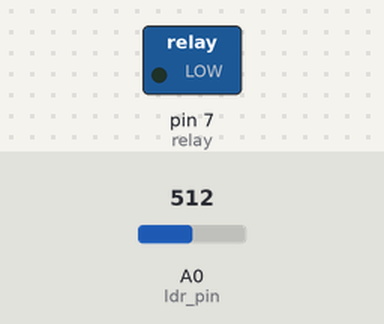
The sketch below on a simulated Arduino Uno, built with avr-gcc and run on an emulated ATmega328P. On the bench: switched loads named in the sketch (green lamp = pin HIGH). The test bench sets the inputs (shaded band); at power-on: A0 (ldr_pin) = 512.

Above: at 2.6 s.
2.7 s: A0 (ldr_pin) set to 409
5.2 s: A0 (ldr_pin) set to 389
At 6.3 s:
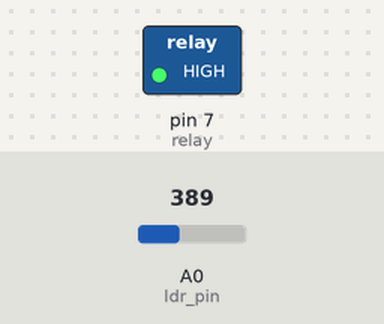
7.7 s: A0 (ldr_pin) set to 511
At 10.3 s:
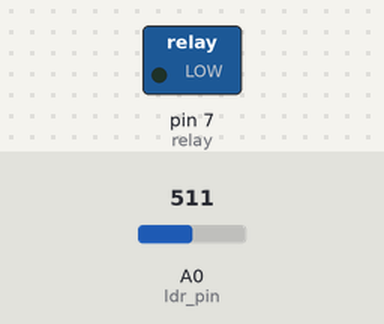
10.7 s: A0 (ldr_pin) set to 306
At 12.3 s:
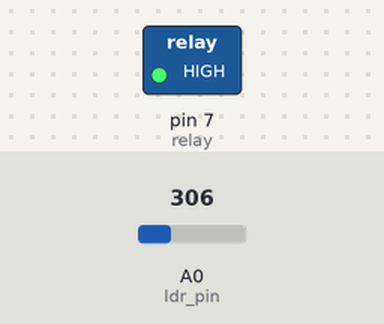
Timing chart, 0 to 13.8 s (numbered marks = the images above; inputs shaded):
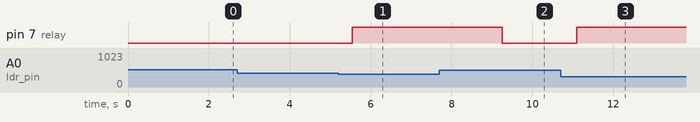

Measured:
- the behaviour switches between 401 and 400 on A0 (ldr_pin) (found by bisection; images 0 and 1)
- after the input at 2.7 s, every drawn part: stays the same
- after the input at 5.2 s, pin 7 (relay): LOW → HIGH after 0.35 s
- after the input at 7.7 s, pin 7 (relay): HIGH → LOW after 1.6 s
- after the input at 10.7 s, pin 7 (relay): LOW → HIGH after 0.40 s

The sketch:

Relay.ino
```cpp
int ldr_pin = A0;
int input_val = 0;
unsigned int LDR_open = 400;
#define relay 7

void setup() {
  pinMode(relay, OUTPUT);
}

void loop() {
  input_val = analogRead(ldr_pin);
  if (input_val <= LDR_open) {
    digitalWrite(relay, HIGH);
    delay(1500);
  } else {
    digitalWrite(relay, LOW);
    delay(1500);
  }
  delay(350);
}
```
